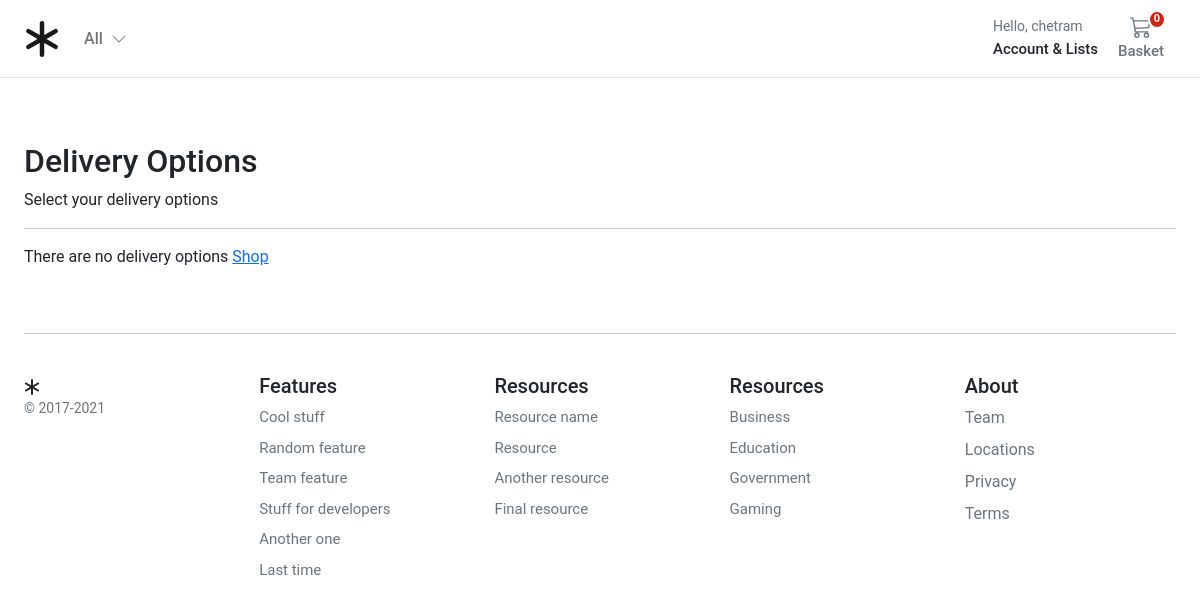
The page /checkout/deliverychoices (signed in) on the database as committed earlier.
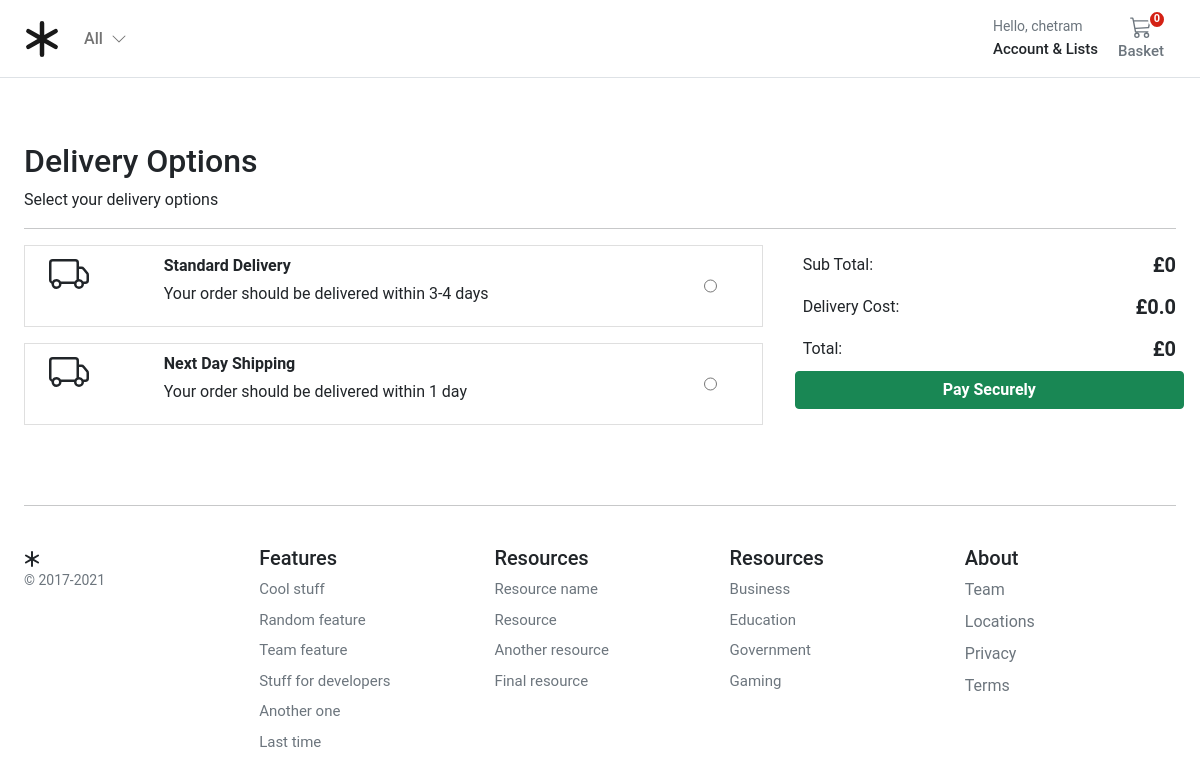
The same page on the database as committed later.
### checkout/models.py (models this page shows, shortened)
class DeliveryOptions(models.Model):
    DELIVERY_CHOICES = [
        ("IS", "In Store"),
        ("HD", "Home Delivery"),
        ("DD", "Digital Delivery"),
    ]
    delivery_name = models.CharField(
        verbose_name=_("delivery_name"),
        help_text=_("Required"),
        max_length=255,
    )
    delivery_price = models.DecimalField(
        verbose_name=_("delivery price"),
        help_text=_("Maximum 999.99"),
        error_messages={
            "name": {
                "max_length": _("The price must be between 0 and 999.99."),
            },
        },
        max_digits=5,
        decimal_places=2,
    )
    delivery_method = models.CharField(
        choices=DELIVERY_CHOICES,
        verbose_name=_("delivery_method"),
        help_text=_("Required"),
        max_length=255,
    )
    delivery_timeframe = models.CharField(
        verbose_name=_("delivery timeframe"),
        help_text=_("Required"),
        max_length=255,
    )
    delivery_window = models.CharField(
        verbose_name=_("delivery window"),
        help_text=_("Required"),
        max_length=255,
    )
    order = models.IntegerField(verbose_name=_("list order"), help_text=_("Required"), default=0)
    is_active = models.BooleanField(default=True)
    class Meta:
        verbose_name = _("Delivery Option")
        verbose_name_plural = _("Delivery Options")

### checkout/views.py (the view)
# urls.py: path("deliverychoices", views.deliverychoices, name="deliverychoices"),
@login_required
def deliverychoices(request):
    deliveryoptions = DeliveryOptions.objects.filter(is_active=True)
    return render(request, "checkout/delivery_choices.html", {"deliveryoptions": deliveryoptions})

### basket/basket.py (called while the page is built)
    def __len__(self):
        return sum(item["qty"] for item in self.basket.values())

    def get_subtotal_price(self):
        return sum(Decimal(item["price"]) * item["qty"] for item in self.basket.values())

    def get_delivery_price(self):
        newprice = 0.00
        if "purchase" in self.session:
            newprice = DeliveryOptions.objects.get(id=self.session["purchase"]["delivery_id"]).delivery_price
        return newprice

    def get_total_price(self):
        newprice = 0.00
        subtotal = sum(Decimal(item["price"]) * item["qty"] for item in self.basket.values())
        if "purchase" in self.session:
            newprice = DeliveryOptions.objects.get(id=self.session["purchase"]["delivery_id"]).delivery_price
        total = subtotal + Decimal(newprice)
        return total

### basket/context_processors.py (called while the page is built)
def basket(request):
    return {'basket': Basket(request)}

### store/context_processors.py (called while the page is built)
def categories(request):
    return {"categories": Category.objects.filter(level=0)}

### store/models.py (called while the page is built)
    def get_absolute_url(self):
        return reverse("store:category_list", args=[self.slug])

### templates/checkout/delivery_choices.html (shortened to what this page needs)
{% extends "../base.html" %}
{% load static %}
{% block content %}
<div class="container">
  <div class="col-12">
    <h1 class="h2">Delivery Options</h1>
  </div>
  <div class="col-12">
    <p>Select your delivery options</p>
  </div>
  <hr />
</div>
<div class="container">
  <div class="row g-3">
    {% if deliveryoptions|length == 0 %}
    <div class="col-12">There are no delivery options <a href="{% url 'store:store_home' %}">Shop</a></div>
    {% else %}
    <div class="col-md-4 col-lg-4 order-md-last p-0 order-3">
      <div class="d-flex bd-highlight ms-0">
        <div class="p-2 flex-grow-1 bd-highlight">Sub Total:</div>
        <div class="p-2 bd-highlight"><span class="fw-bold h5">£</span><span id="sub_total"
            class="fw-bold h5">{{basket.get_subtotal_price}}</span></div>
      </div>
      <div class="d-flex bd-highlight">
        <div class="p-2 flex-grow-1 bd-highlight">Delivery Cost:</div>
        <div class="p-2 bd-highlight"><span class="fw-bold h5">£</span><span id="delivery_price"
            class="fw-bold h5">{{basket.get_delivery_price}}</span></div>
      </div>
      <div class="d-flex bd-highlight">
        <div class="p-2 flex-grow-1 bd-highlight">Total:</div>
        <div class="p-2 bd-highlight"><span class="fw-bold h5">£</span><span id="total"
            class="fw-bold h5">{{basket.get_total_price}}</span></div>
      </div>
      <a role="button" href="{% url "checkout:delivery_address" %}" class="btn btn-success fw-bold w-100"
        type="button">Pay Securely</a>
    </div>
    <div class="col-md-7 col-lg-8">
      {% for option in deliveryoptions %}
      <div class="card mb-3 border-1 rounded-0 product-item me-md-4" data-index="{{option.id}}">
        <div class="row g-0">
          <div class="col-md-2 ps-3 ps-md-4">
          </div>
          <div class="col-md-9 ps-md-1">
            <div class="card-body p-1">
              <p class="card-text ps-2 mb-1 pt-1 fw-bold">{{option.delivery_name}}</p>
              <p class="card-text ps-2 pb-3">Your order should be delivered within {{option.delivery_timeframe}}</p>
            </div>
          </div>
          <div class="col-md-1 ps-md-1">
            <input class="align-middle h-100" type="radio" name="deliveryOption" id="{{option.id}}"
              value="{{option.id}}">
          </div>
        </div>
      </div>
      {% endfor %}
    </div>
    {% endif %}
  </div>
</div>
{% endblock %}

Rows that differ between the two databases and show on the page:
added DeliveryOptions: delivery_name "Standard Delivery", delivery_timeframe "3-4 days"
added DeliveryOptions: delivery_name "Next Day Shipping", delivery_timeframe "1 day"
Other text that changed with them:
{{ basket.get_subtotal_price }}: (not shown) → "0"
{{ basket.get_delivery_price }}: (not shown) → "0.0"
{{ basket.get_total_price }}: (not shown) → "0"
text no longer shown: "There are no delivery options Shop"
text now shown: "Sub Total: £ Delivery Cost: £ Total: £ Pay Securely"
